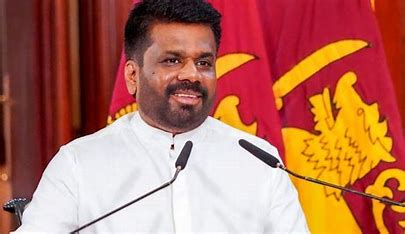
#> input picture model/test_images/testimg1.jpg, 405 x 234 px
$ jupyter execute --allow-errors 'Image Classifier CNN.ipynb'   (shell and % lines are left out)
#> lines starting #> are read from the running program, lines starting #| are printed output that depends on the picture
[cell 1]
"""
1. manually collecting data by dwonloading.
2. use python and scrupping.
3. fatkun extension in chrome.
4. buy images from 3rd party vendor.
"""

[cell 2]
import numpy as np
import cv2
import matplotlib
from matplotlib import pyplot as plt

[cell 3]
img=cv2.imread('./test_images/testimg1.jpg')
#> img is the input picture: shape (234, 405, 3); mean B, G, R 93, 112.4, 180.5
img.shape
#> Out = (234, 405, 3)
#RGB Values(r,g,b)

[cell 4]
plt.imshow(img)
plt.show()

[cell 5]
gray=cv2.cvtColor(img,cv2.COLOR_BGR2GRAY)
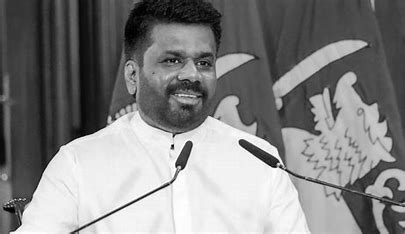
#> gray: shape (234, 405); min 0, max 255, mean 130.5
gray.shape
print(gray)
#> (printed output is left out)

[cell 6]
plt.imshow(gray,cmap='gray')
plt.show()

[cell 7]
face_cascade = cv2.CascadeClassifier('./opencv/haarcascades/haarcascade_frontalface_default.xml')
eye_cascade = cv2.CascadeClassifier('./opencv/haarcascades/haarcascade_eye.xml')

faces = face_cascade.detectMultiScale(gray, 1.3, 5)
#> faces = [[138, 24, 95, 95]]
faces
#> Out = [[138, 24, 95, 95]]
#[x,y,w,h]

[cell 8]
(x,y,w,h) = faces[0]
#> x = 138; y = 24; w = 95; h = 95
x,y,w,h
#> Out = (138, 24, 95, 95)

[cell 9]
#draw red rectangle in x, y
face_img = cv2.rectangle(img,(x,y),(x+w,y+h),(255,0,0),2)
plt.imshow(face_img)
plt.show()

[cell 10]
cv2.destroyAllWindows()
for (x,y,w,h) in faces:
    face_img = cv2.rectangle(img,(x,y),(x+w,y+h),(255,0,0),2)
    roi_gray = gray[y:y+h, x:x+w]
    roi_color = face_img[y:y+h, x:x+w]
    eyes = eye_cascade.detectMultiScale(roi_gray)
    for (ex,ey,ew,eh) in eyes:
        cv2.rectangle(roi_color,(ex,ey),(ex+ew,ey+eh),(0,255,0),2)
#> this loop made 1 pass
#> (x, y, w, h, eyes) on pass 1: (138, 24, 95, 95, [[22, 25, 24, 24], [55, 29, 22, 22]])
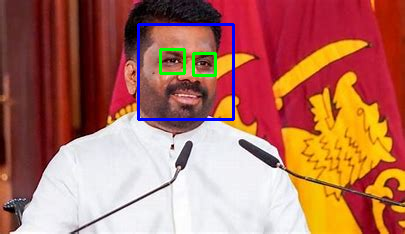
#> img: shape (234, 405, 3); mean B, G, R 94.8, 112.1, 177.5
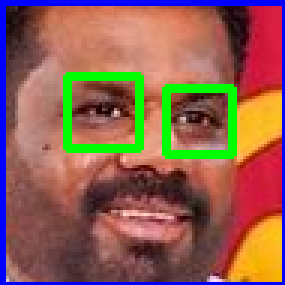
#> roi_color: shape (95, 95, 3) (shown 3 times larger); mean B, G, R 81.9, 95.9, 142.7


plt.figure()
plt.imshow(face_img, cmap='gray')
plt.show()

[cell 11]
plt.imshow(roi_color, cmap='gray')
plt.show()

[cell 12]
def get_cropped_image_if_2_eyes(image_path):
#> called with image_path = './test_images/testimg1.jpg'
    img = cv2.imread(image_path)
    gray = cv2.cvtColor(img, cv2.COLOR_BGR2GRAY)
    faces = face_cascade.detectMultiScale(gray, 1.3, 5)
#> faces = [[138, 24, 95, 95]]
    for (x,y,w,h) in faces:
        roi_gray = gray[y:y+h, x:x+w]
        roi_color = img[y:y+h, x:x+w]
        eyes = eye_cascade.detectMultiScale(roi_gray)
        if len(eyes) == 2:
            return roi_color

[cell 13]
original_image = cv2.imread('./test_images/testimg1.jpg')
plt.imshow(original_image)
plt.show()

[cell 14]
cropped_image = get_cropped_image_if_2_eyes('./test_images/testimg1.jpg')
plt.imshow(cropped_image)
plt.show()

[cell 15]
org_image_obstructed = cv2.imread('./test_images/testimg2.jpg')
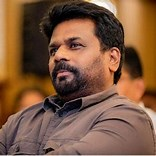
#> input picture model/test_images/testimg2.jpg, 156 x 156 px
#> org_image_obstructed is the input picture: shape (156, 156, 3); mean B, G, R 64.6, 89, 126.3
plt.imshow(org_image_obstructed)
plt.show()

[cell 16]
cropped_image_no_2_eyes = get_cropped_image_if_2_eyes('./test_images/testimg2.jpg')
#> call 2 of get_cropped_image_if_2_eyes, with image_path = './test_images/testimg2.jpg'
#> in get_cropped_image_if_2_eyes (call 2), `gray = cv2.cvtColor(img, cv2.COLOR_BGR2GRAY)`:
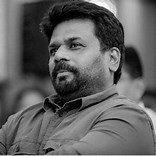
#> gray: shape (156, 156); min 0, max 254, mean 97.4
#> in get_cropped_image_if_2_eyes (call 2), `faces = face_cascade.detectMultiScale(gray, 1.3, 5)`: faces = [[34, 22, 63, 63]]
#> the loop in get_cropped_image_if_2_eyes (call 2), `for (x,y,w,h) in faces:` made 1 pass
cropped_image_no_2_eyes

[cell 17]
path_to_data = "./dataset/"
path_to_cr_data = "./dataset/cropped/"

[cell 18]
import os
img_dirs = []
for entry in os.scandir(path_to_data):
    if entry.is_dir():
        img_dirs.append(entry.path)
#> pass 2 of the loop `for entry in os.scandir(path_to_data):`:
img_dirs

[cell 19]
def get_cropped_image_if_2_eyes(image_path):
    print(f"Attempting to read: {image_path}")  # Debugging
    img = cv2.imread(image_path)
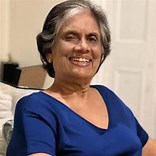
#> input picture model/dataset/Chandrika Kumaratunga/Chandrika Kumaratunga Early-Life.jpg, 156 x 156 px
#> img is the input picture: shape (156, 156, 3); mean B, G, R 126.1, 126.9, 141.6

    if img is None:
        print(f"Failed to load image: {image_path}")
        return None  # Return None to avoid further errors

    gray = cv2.cvtColor(img, cv2.COLOR_BGR2GRAY)
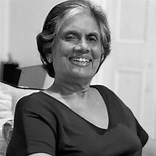
#> gray: shape (156, 156); min 0, max 254, mean 131.2
    faces = face_cascade.detectMultiScale(gray, 1.3, 5)
#> faces = [[52, 15, 60, 60]]

    for (x, y, w, h) in faces:
        roi_color = img[y:y+h, x:x+w]
        return roi_color
#> this loop made 1 pass

    return None  # No faces detected

[cell 20]
import shutil
if os.path.exists(path_to_cr_data):
     shutil.rmtree(path_to_cr_data)
os.mkdir(path_to_cr_data)

[cell 21]
cropped_image_dirs = []
president_file_names_dict = {}
for img_dir in img_dirs:
    count = 1
    president_name = img_dir.split('/')[-1]
    print(president_name)
    president_file_names_dict[president_name] = []
    for entry in os.scandir(img_dir):
        roi_color = get_cropped_image_if_2_eyes(entry.path)
        if roi_color is not None:
            cropped_folder = path_to_cr_data + president_name
            if not os.path.exists(cropped_folder):
                os.makedirs(cropped_folder)
                cropped_image_dirs.append(cropped_folder)
                print("Generating cropped images in folder: ",cropped_folder)
            cropped_file_name = president_name + str(count) + ".png"
            cropped_file_path = cropped_folder + "/" + cropped_file_name
            cv2.imwrite(cropped_file_path, roi_color)
            president_file_names_dict[president_name].append(cropped_file_path)
            count += 1
#> pass 2 of the loop `for img_dir in img_dirs:`:
#> `count = 1`: count = 1
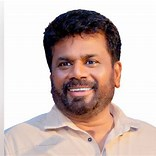
#> input picture model/dataset/Anura Kumara Dissanayaka/Anura Kumara Dissanayake Election Campaign.jpg, 156 x 156 px
#> in get_cropped_image_if_2_eyes, img is the input picture: shape (156, 156, 3); mean B, G, R 182.2, 187.3, 205.5
#> the loop in get_cropped_image_if_2_eyes, `for (x, y, w, h) in faces:` made 1 pass
#> pass 1, in get_cropped_image_if_2_eyes (call 3), `roi_color = img[y:y+h, x:x+w]`:
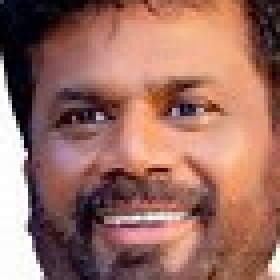
#> roi_color: shape (70, 70, 3) (shown 4 times larger); mean B, G, R 99.5, 110.4, 156.6
#> cropped_file_name = 'Anura Kumara Dissanayaka1.png'
#> `count += 1`: count = 2

[cell 22]
import numpy as np
import pywt
import cv2

def w2d(img, mode='haar', level=1):
#> called with mode = 'db1', level = 5
    imArray = img
    #Datatype conversions
    #convert to grayscale
    imArray = cv2.cvtColor( imArray,cv2.COLOR_RGB2GRAY )
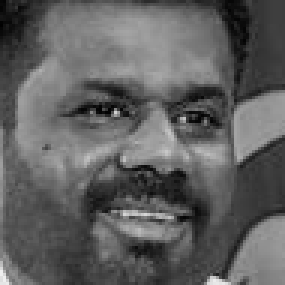
#> imArray: shape (95, 95) (shown 3 times larger); min 1, max 239, mean 95.7
    #convert to float
    imArray =  np.float32(imArray)
    imArray /= 255;
    # compute coefficients
    coeffs=pywt.wavedec2(imArray, mode, level=level)

    #Process Coefficients
    coeffs_H=list(coeffs)
    coeffs_H[0] *= 0;

    # reconstruction
    imArray_H=pywt.waverec2(coeffs_H, mode);
    imArray_H *= 255;
    imArray_H =  np.uint8(imArray_H)
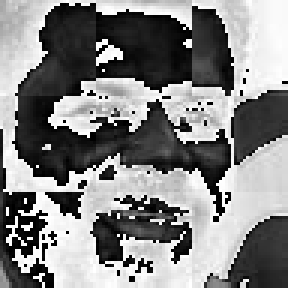
#> imArray_H: shape (96, 96) (shown 3 times larger); min 0, max 255, mean 131.2

    return imArray_H

[cell 23]
im_har = w2d(cropped_image,'db1',5)
plt.imshow(im_har, cmap='gray')
plt.show()

[cell 24]
president_file_names_dict

[cell 25]
class_dict = {}
count = 0
for president_name in president_file_names_dict.keys():
    class_dict[president_name] = count
    count = count + 1
class_dict

[cell 26]
X, y = [], []
for president_name, training_files in president_file_names_dict.items():
    for training_image in training_files:
        img = cv2.imread(training_image)
        if img is None:
            continue
        scalled_raw_img = cv2.resize(img, (32, 32))
        img_har = w2d(img,'db1',5)
        scalled_img_har = cv2.resize(img_har, (32, 32))
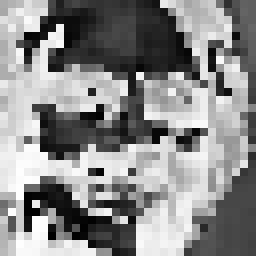
#> scalled_img_har: shape (32, 32) (shown 8 times larger); min 1, max 255, mean 137.7
        combined_img = np.vstack((scalled_raw_img.reshape(32*32*3,1),scalled_img_har.reshape(32*32,1)))
        X.append(combined_img)
        y.append(class_dict[president_name])
#> pass 2 of the loop `for president_name, training_files in president_file_names_dict.items():`:
#> `scalled_img_har = cv2.resize(img_har, (32, 32))`:
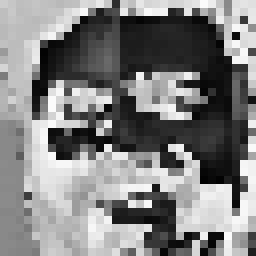
#> scalled_img_har: shape (32, 32) (shown 8 times larger); min 3, max 252, mean 128.3
